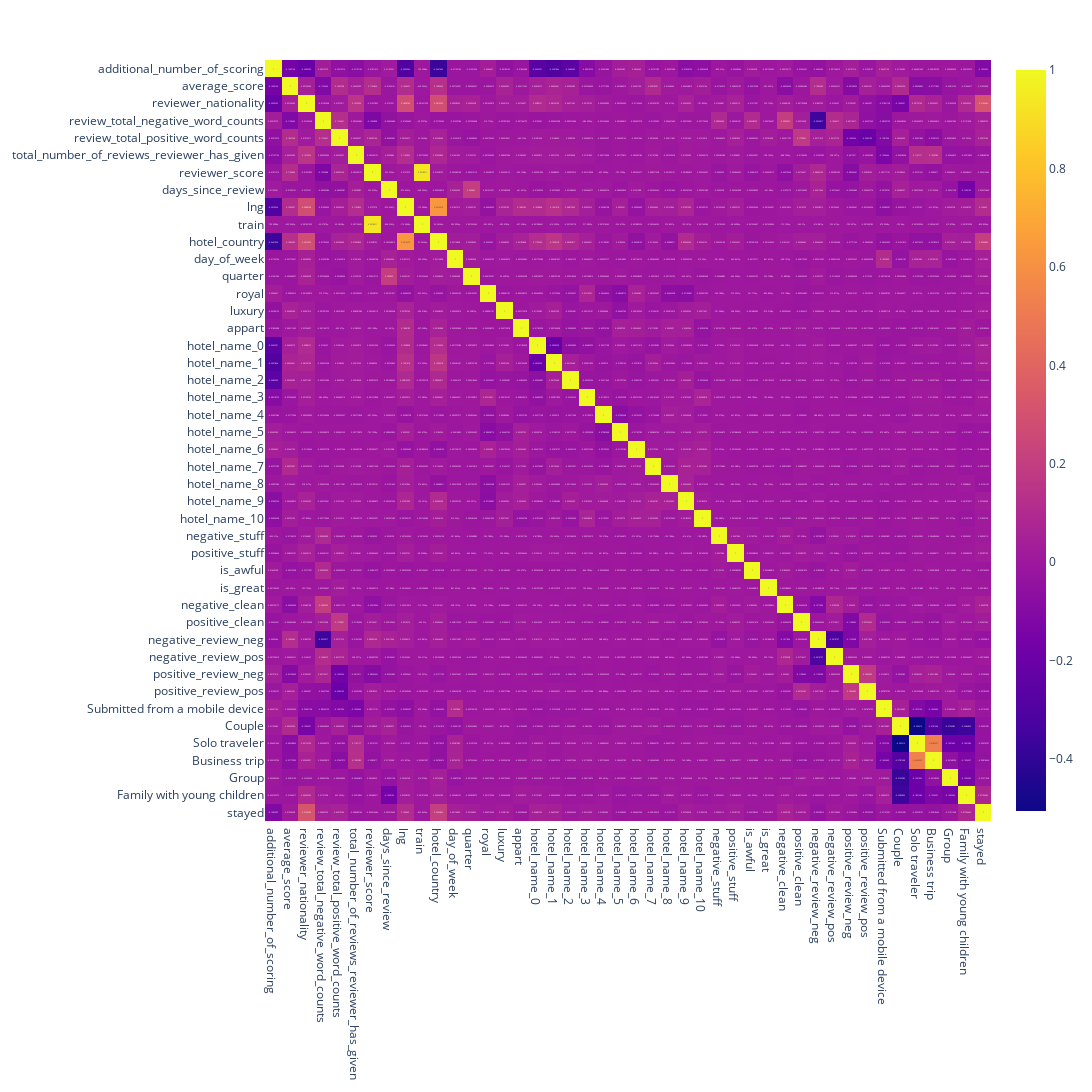

The cell this chart's notebook holds for it:
### Code cell
fig = px.imshow(data.corr(numeric_only=True), 
                text_auto=True, aspect="auto",
                )
fig.update_layout(width=1500, height=1500)
fig.show()

### Figure 1 — Plotly figure (JSON) as saved in the notebook; plotly's stock layout.template omitted (floating-point values rounded to 4 significant figures; data arrays with more than 128 entries replaced by an {"elided": "..."} marker saying what was removed)
{"data": [{"coloraxis": "coloraxis", "hovertemplate": "x: %{x}<br>y: %{y}<br>color: %{z}<extra></extra>", "name": "0", "texttemplate": "%{z}", "type": "heatmap", "x": ["additional_number_of_scoring", "average_score", "reviewer_nationality", "review_total_negative_word_counts", "review_total_positive_word_counts", "total_number_of_reviews_reviewer_has_given", "reviewer_score", "days_since_review", "lng", "train", "hotel_country", "day_of_week", "quarter", "royal", "luxury", "appart", "hotel_name_0", "hotel_name_1", "hotel_name_2", "hotel_name_3", "hotel_name_4", "hotel_name_5", "hotel_name_6", "hotel_name_7", "hotel_name_8", "hotel_name_9", "hotel_name_10", "negative_stuff", "positive_stuff", "is_awful", "is_great", "negative_clean", "positive_clean", "negative_review_neg", "negative_review_pos", "positive_review_neg", "positive_review_pos", "Submitted from a mobile device", "Couple", "Solo traveler", "Business trip", "Group", "Family with young children", "stayed"], "xaxis": "x", "y": ["additional_number_of_scoring", "average_score", "reviewer_nationality", "review_total_negative_word_counts", "review_total_positive_word_counts", "total_number_of_reviews_reviewer_has_given", "reviewer_score", "days_since_review", "lng", "train", "hotel_country", "day_of_week", "quarter", "royal", "luxury", "appart", "hotel_name_0", "hotel_name_1", "hotel_name_2", "hotel_name_3", "hotel_name_4", "hotel_name_5", "hotel_name_6", "hotel_name_7", "hotel_name_8", "hotel_name_9", "hotel_name_10", "negative_stuff", "positive_stuff", "is_awful", "is_great", "negative_clean", "positive_clean", "negative_review_neg", "negative_review_pos", "positive_review_neg", "positive_review_pos", "Submitted from a mobile device", "Couple", "Solo traveler", "Business trip", "Group", "Family with young children", "stayed"], "yaxis": "y", "z": {"elided": "44x44 float values"}}], "layout": {"coloraxis": {"colorscale": [[0, "#0d0887"], [0.1111, "#46039f"], [0.2222, "#7201a8"], [0.3333, "#9c179e"], [0.4444, "#bd3786"], [0.5556, "#d8576b"], [0.6667, "#ed7953"], [0.7778, "#fb9f3a"], [0.8889, "#fdca26"], [1, "#f0f921"]]}, "height": 1500, "margin": {"t": 60}, "width": 1500, "xaxis": {"anchor": "y", "domain": [0, 1]}, "yaxis": {"anchor": "x", "autorange": "reversed", "domain": [0, 1]}}}
